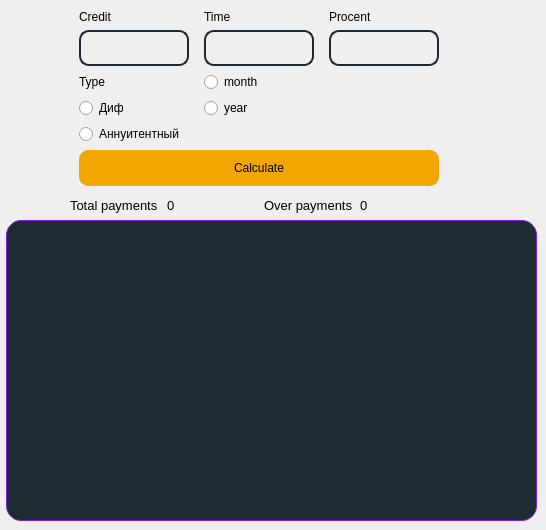
    <widget class="QWidget" name="tab_3">
     <attribute name="title">
      <string>Credit</string>
     </attribute>
     <widget class="QTableView" name="everypay">
      <property name="geometry">
       <rect>
        <x>6</x>
        <y>220</y>
        <width>531</width>
        <height>301</height>
       </rect>
      </property>
      <property name="styleSheet">
       <string notr="true">border: 1px solid #861be3;
   background-color:#1d2b33;
   border-radius:  15px;
	color: white</string>
      </property>
     </widget>
     <widget class="QWidget" name="gridLayoutWidget_4">
      <property name="geometry">
       <rect>
        <x>70</x>
        <y>10</y>
        <width>381</width>
        <height>176</height>
       </rect>
      </property>
      <layout class="QGridLayout" name="gridLayout_4">
       <item row="3" column="0">
        <widget class="QRadioButton" name="dif">
         <property name="text">
          <string>Диф</string>
         </property>
         <attribute name="buttonGroup">
          <string notr="true">buttonGroup_2</string>
         </attribute>
        </widget>
       </item>
       <item row="5" column="0" colspan="3">
        <widget class="QPushButton" name="calc_credit">
         <property name="sizePolicy">
          <sizepolicy hsizetype="Minimum" vsizetype="Minimum">
           <horstretch>0</horstretch>
           <verstretch>0</verstretch>
          </sizepolicy>
         </property>
         <property name="styleSheet">
          <string notr="true">QPushButton {
  background-color: #f1a700;
  border: 1px solid #f1a700;
 border-radius: 9px;
}
QPushButton:pressed {
    background-color: qlineargradient(x1: 0, y1: 0, x2: 0, y2: 1,
                                      stop: 0 #BEBEBE, stop: 1 #D7D7D7);
}</string>
         </property>
         <property name="text">
          <string>Calculate</string>
         </property>
        </widget>
       </item>
       <item row="4" column="0">
        <widget class="QRadioButton" name="ann">
         <property name="text">
          <string>Аннуитентный</string>
         </property>
         <attribute name="buttonGroup">
          <string notr="true">buttonGroup_2</string>
         </attribute>
        </widget>
       </item>
       <item row="0" column="2">
        <widget class="QLabel" name="label_6">
         <property name="sizePolicy">
          <sizepolicy hsizetype="Minimum" vsizetype="Minimum">
           <horstretch>0</horstretch>
           <verstretch>0</verstretch>
          </sizepolicy>
         </property>
         <property name="font">
          <font>
           <pointsize>9</pointsize>
          </font>
         </property>
         <property name="styleSheet">
          <string notr="true">QLabel {
  qproperty-alignment: 'AlignVCenter | AlignLeft';
}</string>
         </property>
         <property name="text">
          <string>Procent</string>
         </property>
        </widget>
       </item>
       <item row="1" column="2">
        <widget class="QLineEdit" name="procent_cre">
         <property name="sizePolicy">
          <sizepolicy hsizetype="Maximum" vsizetype="Minimum">
           <horstretch>0</horstretch>
           <verstretch>0</verstretch>
          </sizepolicy>
         </property>
         <property name="styleSheet">
          <string notr="true">background-color:  transparent;
border: 2px solid #1d2633;
 border-radius:  10px;
color: white;
</string>
         </property>
        </widget>
       </item>
       <item row="1" column="1">
        <widget class="QLineEdit" name="time_cre">
         <property name="sizePolicy">
          <sizepolicy hsizetype="Fixed" vsizetype="Minimum">
           <horstretch>0</horstretch>
           <verstretch>0</verstretch>
          </sizepolicy>
         </property>
         <property name="styleSheet">
          <string notr="true">background-color:  transparent;
border: 2px solid #1d2633;
 border-radius:  10px;
color: white;
</string>
         </property>
        </widget>
       </item>
       <item row="0" column="0">
        <widget class="QLabel" name="label_3">
         <property name="sizePolicy">
          <sizepolicy hsizetype="Minimum" vsizetype="Maximum">
           <horstretch>0</horstretch>
           <verstretch>0</verstretch>
          </sizepolicy>
         </property>
         <property name="font">
          <font>
           <pointsize>9</pointsize>
          </font>
         </property>
         <property name="styleSheet">
          <string notr="true">QLabel {
  qproperty-alignment: 'AlignVCenter | AlignLeft';
}</string>
         </property>
         <property name="text">
          <string>Credit </string>
         </property>
        </widget>
       </item>
       <item row="1" column="0">
        <widget class="QLineEdit" name="sum_cre">
         <property name="sizePolicy">
          <sizepolicy hsizetype="Maximum" vsizetype="Minimum">
           <horstretch>0</horstretch>
           <verstretch>0</verstretch>
          </sizepolicy>
         </property>
         <property name="styleSheet">
          <string notr="true">QLineEdit {
background-color:  transparent;
border: 2px solid #1d2633;
 border-radius:  10px;
color: white;
}
QLineEdit :focus {
border: 2px solid  #861be3;
	background-color:  #1d2b33;
 border-radius:  5px;
}
QLineEdit :hover {
	background-color:  #1d2b33;
 border-radius:  5px;
}
</string>
         </property>
        </widget>
       </item>
       <item row="2" column="0">
        <widget class="QLabel" name="label_7">
         <property name="sizePolicy">
          <sizepolicy hsizetype="Minimum" vsizetype="Maximum">
           <horstretch>0</horstretch>
           <verstretch>0</verstretch>
          </sizepolicy>
         </property>
         <property name="font">
          <font>
           <pointsize>9</pointsize>
          </font>
         </property>
         <property name="styleSheet">
          <string notr="true">QLabel {
  qproperty-alignment: 'AlignVCenter | AlignLeft';
}</string>
         </property>
         <property name="text">
          <string>Type</string>
         </property>
        </widget>
       </item>
       <item row="0" column="1">
        <widget class="QLabel" name="label_5">
         <property name="sizePolicy">
          <sizepolicy hsizetype="Minimum" vsizetype="Minimum">
           <horstretch>0</horstretch>
           <verstretch>0</verstretch>
          </sizepolicy>
         </property>
         <property name="font">
          <font>
           <pointsize>9</pointsize>
          </font>
         </property>
         <property name="styleSheet">
          <string notr="true">QLabel {
  qproperty-alignment: 'AlignVCenter | AlignLeft';
}</string>
         </property>
         <property name="text">
          <string>Time</string>
         </property>
        </widget>
       </item>
       <item row="2" column="1">
        <widget class="QRadioButton" name="radioButton">
         <property name="text">
          <string>month</string>
         </property>
         <attribute name="buttonGroup">
          <string notr="true">buttonGroup</string>
         </attribute>
        </widget>
       </item>
       <item row="3" column="1">
        <widget class="QRadioButton" name="radioButton_2">
         <property name="text">
          <string>year</string>
         </property>
         <attribute name="buttonGroup">
          <string notr="true">buttonGroup</string>
         </attribute>
        </widget>
       </item>
      </layout>
     </widget>
     <widget class="QWidget" name="gridLayoutWidget_5">
      <property name="geometry">
       <rect>
        <x>70</x>
        <y>190</y>
        <width>381</width>
        <height>31</height>
       </rect>
      </property>
      <layout class="QGridLayout" name="gridLayout_5">
       <item row="0" column="0">
        <widget class="QLabel" name="label_8">
         <property name="font">
          <font>
           <pointsize>10</pointsize>
          </font>
         </property>
         <property name="text">
          <string>Total payments</string>
         </property>
        </widget>
       </item>
       <item row="0" column="1">
        <widget class="QLabel" name="totalpaycre">
         <property name="font">
          <font>
           <pointsize>10</pointsize>
          </font>
         </property>
         <property name="text">
          <string>0</string>
         </property>
        </widget>
       </item>
       <item row="0" column="2">
        <widget class="QLabel" name="label_10">
         <property name="font">
          <font>
           <pointsize>10</pointsize>
          </font>
         </property>
         <property name="text">
          <string>Over payments</string>
         </property>
        </widget>
       </item>
       <item row="0" column="3">
        <widget class="QLabel" name="overpaycre">
         <property name="font">
          <font>
           <pointsize>10</pointsize>
          </font>
         </property>
         <property name="text">
          <string>0</string>
         </property>
        </widget>
       </item>
      </layout>
     </widget>
    </widget>
